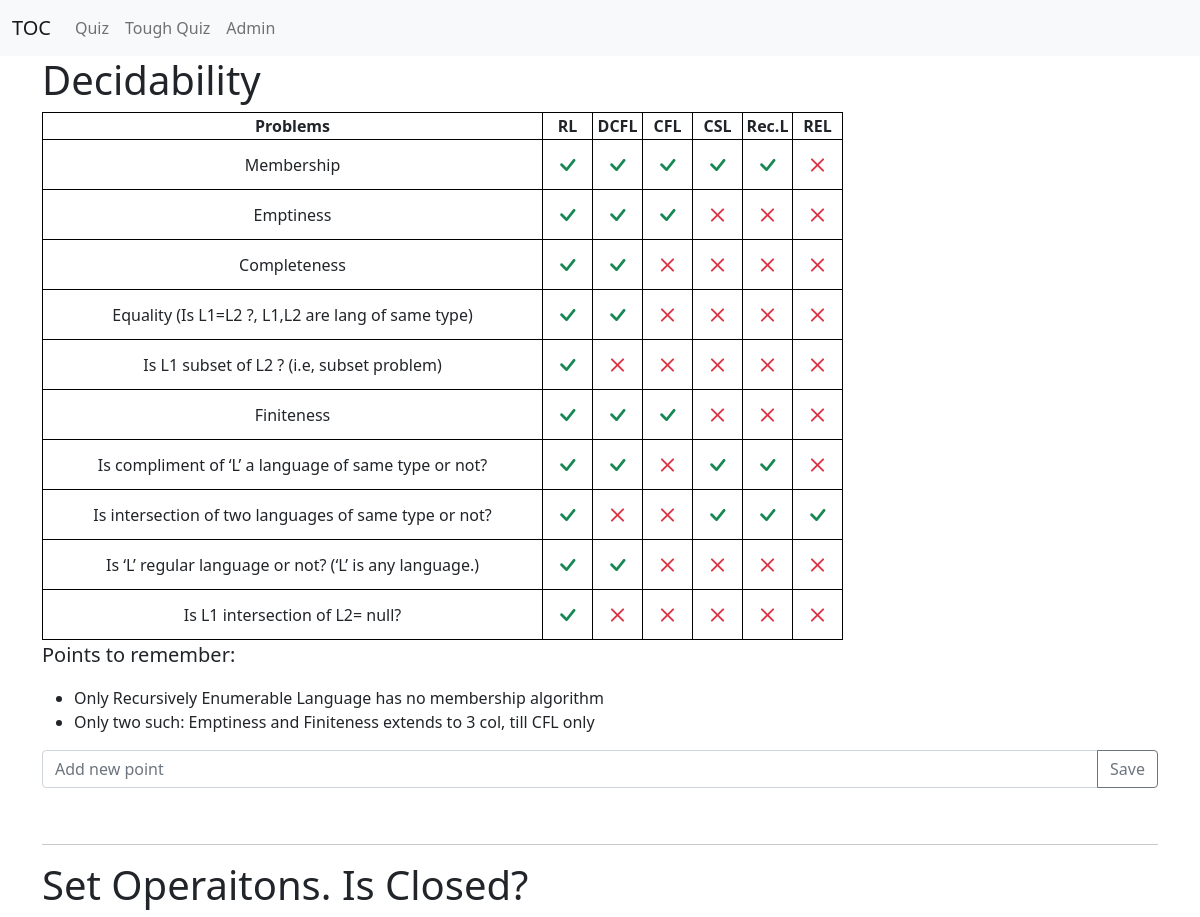
Before: / (upper part) with the older database file.
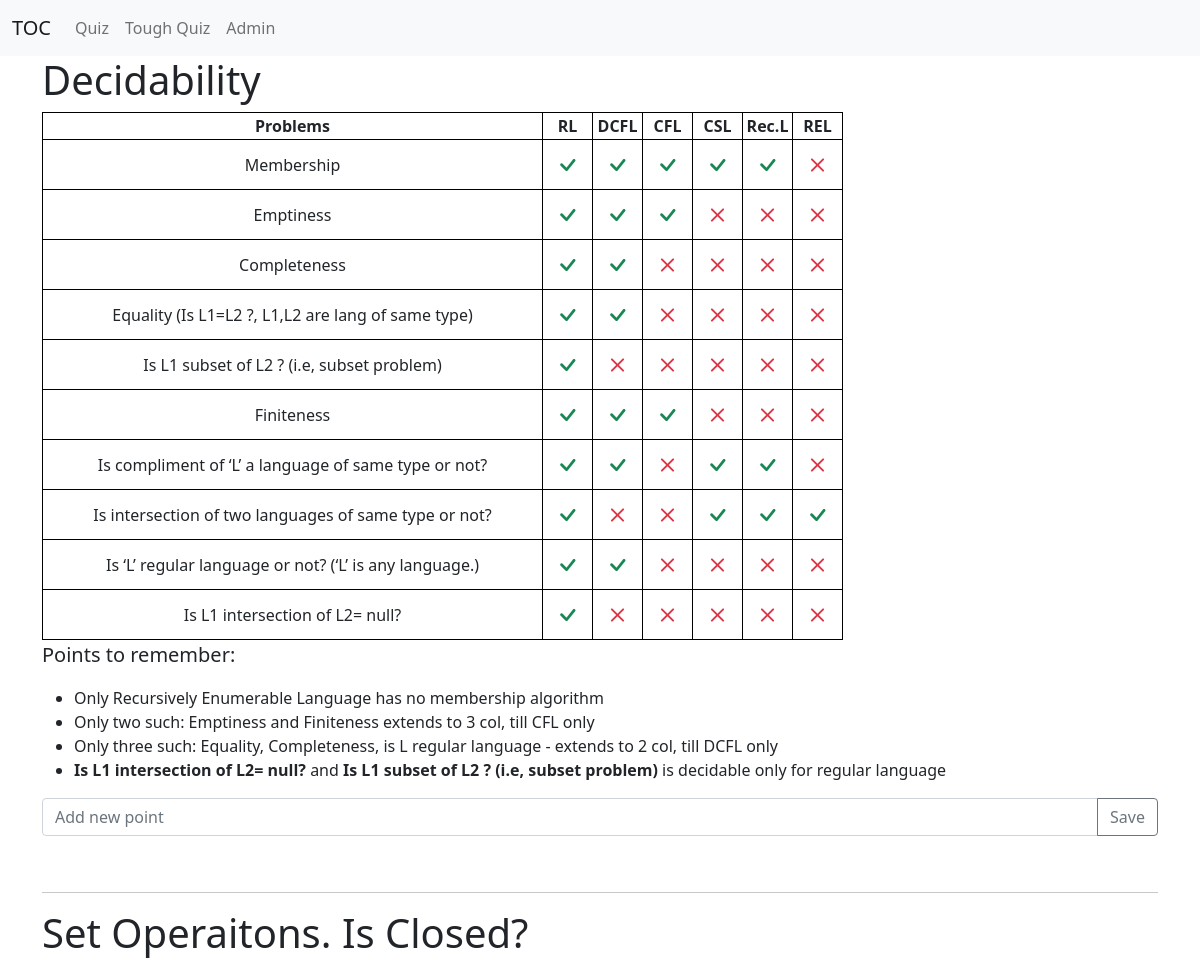
After: the same page with the newer database file.
### myapp/models.py (models this page shows, shortened)
class Language(models.Model):
    title = models.CharField(max_length=50)
    full_name = models.CharField(max_length=60, default='')

class Problem(models.Model):
    title = models.CharField(max_length=50)

class Decidiability(models.Model):
    language = models.ForeignKey(Language, on_delete=models.CASCADE)
    problem = models.ForeignKey(Problem, on_delete=models.CASCADE)
    is_decidiable = models.BooleanField(default=False)

class DecidiabilityNote(models.Model):
    text = models.CharField(max_length=500)

### myapp/views.py (the view)
# urls.py: path('', views.tables, name='table-page'),
def tables(request):
    languages = Language.objects.all()
    set_operations = SetOperation.objects.all()
    problems = Problem.objects.all()
    decidiabilities = Decidiability.objects.all()
    closeness = IsClosed.objects.all()
    decidiability_table = []
    closeness_table = []
    for problem in problems:
        temp_list = [problem.title]
        for language in languages:
            is_decidiable = Decidiability.objects.filter(language=language, problem=problem)[0]
            temp_list.append(is_decidiable)
        decidiability_table.append(temp_list)
    for set_operation in set_operations:
        temp_list = [set_operation.title]
        for language in languages:
            is_closed = IsClosed.objects.filter(language=language, set_operation=set_operation)[0]
            temp_list.append(is_closed)
        closeness_table.append(temp_list)
    return render(request, 'myapp/tables.html', {
        'languages': languages,
        'set_operations': set_operations,
        'problems': problems,
        'decidiabilities': decidiabilities,
        'closeness': closeness,
        'decidiability_table': decidiability_table,
        'closeness_table': closeness_table,
        'decidiability_notes': DecidiabilityNote.objects.all(),
        'closureproperty_notes': ClosurePropertyNote.objects.all(),
    })

### myapp/templates/myapp/tables.html (shortened to what this page needs)
{% extends 'myapp/base.html' %}
{% block page_content %}
<h1>Decidability</h1>
<table>
    <tr class="t1">
        <th>Problems</th>
        {% for language in languages %}
        <th>{{language.title}}</th>
        {% endfor %}
    </tr>
    {% for row in decidiability_table %}
    <tr class="t1">
    {% for col in row %}
        <td class="{% if forloop.first %} row-header {% else %} box {% endif %}">
            {% if forloop.first %}
                {{col}}
            {% else %}
                <div class="t-data">
                    <div class="answer">
                    {% if col.is_decidiable %}
                        <i class="bi bi-check text-success"></i>
                    {% else %}
                        <i class="bi bi-x text-danger"></i>
                    {% endif %}
                    </div>
                </div>
            {% endif %}
        </td>
    {% endfor %}
    </tr>
    {% endfor %}
</table>
<p class="lead">Points to remember:</p>
<ul>
{% for note in decidiability_notes %}
    <li>{{note.text|safe}}</li>
{% endfor %}
</ul>
<form action="{% url 'myapp:new-decidablity-note' %}" method="POST">
    <div class="input-group mb-3">
        <input type="text" class="form-control" name="text" placeholder="Add new point">
        <button class="btn btn-outline-secondary" type="submit" id="">Save</button>
    </div>
</form>
<br>
<hr>
<h1>Set Operaitons. Is Closed? </h1>
<br>
{% endblock page_content %}

Changed rows visible on the page:
added DecidiabilityNote: text "Only three such: Equality, Completeness, is L regular language - extends to 2 col, till DCFL only"
added DecidiabilityNote: text "Is L1 intersection of L2= null? and Is L1 subset of L2 ? (i.e, subset problem) is decidable only for regular language"
